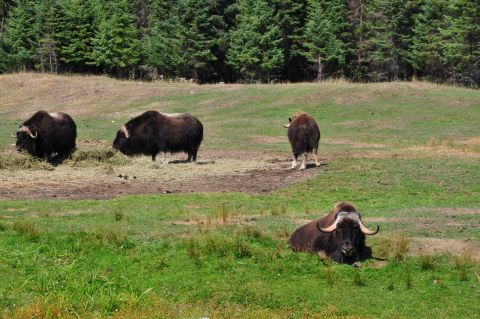
//> input picture animals.jpg, 480 x 319 px
$ ./实验二   (built with g++ and OpenCV 4)
//> lines starting //> are read from the running program, lines starting //| are printed output that depends on the picture; after the words box and inside, x2 and y2 are one past the last pixel; in counts of white or black regions, pixels touching at a corner belong together
#include<iostream>
#include <opencv2/core/core.hpp>
#include <opencv2/highgui/highgui.hpp>
#include<imgproc/imgproc.hpp>

using namespace std;
using namespace cv;

int main() {

	Mat image = cvLoadImage("animals.jpg");
//> image is the input picture: 319 rows x 480 cols, CV_8UC3; mean B, G, R 69.4, 113.6, 107.3
	Mat grayImage;
	cvtColor(image, grayImage, CV_BGR2GRAY);
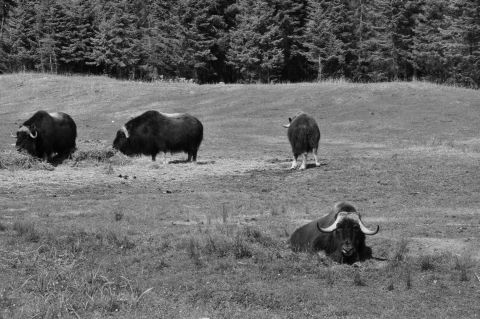
//> grayImage: 319 rows x 480 cols, CV_8UC1; min 0, max 243, mean 106.7
	//转换为二值图
	Mat binaryImage;
	threshold(grayImage, binaryImage, 90, 255, CV_THRESH_BINARY);
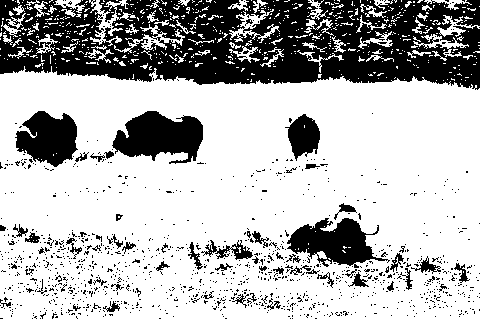
//> binaryImage: 319 rows x 480 cols, CV_8UC1; 70.5% white; 1165 black regions (1109 under 20 px), largest, box (x1, y1, x2, y2) and area: (0, 0, 480, 90) 30006, (112, 111, 203, 164) 3162, (287, 218, 390, 268) 2690

	//二值图 这里进行了像素反转，因为一般我们用255白色表示前景（物体），用0黑色表示背景
	Mat reverseBinaryImage;
	bitwise_not(binaryImage, reverseBinaryImage);
//> reverseBinaryImage: 319 rows x 480 cols, CV_8UC1; 29.5% white; 1165 white regions (1109 under 20 px)
	namedWindow("image");
	imshow("image", reverseBinaryImage);

	vector <vector<Point>>contours;
	findContours(reverseBinaryImage,
		contours,	//轮廓的数组
		CV_RETR_EXTERNAL,	//获取外轮廓
		CV_CHAIN_APPROX_NONE);	//获取每个轮廓的每个像素
//> contours = 1135 contours, 1101 with area under 20; largest, box (x1, y1, x2, y2) and area: (0, 0, 480, 90) 35463, (112, 111, 203, 164) 2997, (287, 218, 390, 268) 2575, (15, 111, 78, 167) 2288, (285, 114, 320, 161) 940
								//在白色图像上绘制黑色轮廓
	Mat result(reverseBinaryImage.size(), CV_8U, Scalar(255));
	drawContours(result, contours,
		-1,	//绘制所有轮廓
		Scalar(0),	//颜色为黑色
		2);	//轮廓线的绘制宽度为2
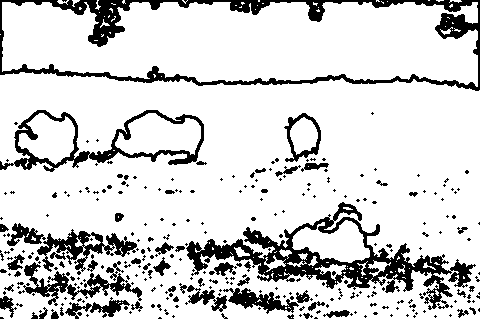
//> result: 319 rows x 480 cols, CV_8UC1; 82.9% white; 298 black regions (239 under 20 px)

	namedWindow("contours");
	imshow("contours", result);

	//移除过长或过短的轮廓
	int cmin = 100;	//最小轮廓长度
	int cmax = 1000;	//最大轮廓
	vector<vector<Point>>::const_iterator itc = contours.begin();
	while (itc != contours.end())
	{
		if (itc->size() < cmin || itc->size() > cmax)
			itc = contours.erase(itc);
		else
			++itc;
	}
//> after the loop, contours = 5 contours; box (x1, y1, x2, y2) and area: (112, 111, 203, 164) 2997, (287, 218, 390, 268) 2575, (15, 111, 78, 167) 2288, (285, 114, 320, 161) 940, (201, 240, 253, 260) 312

	//在白色图像上绘制黑色轮廓
	Mat result_erase(binaryImage.size(), CV_8U, Scalar(255));
	drawContours(result_erase, contours,
		-1,	//绘制所有轮廓
		Scalar(0),	//颜色为黑色
		2);	//轮廓线的绘制宽度为2
//> result_erase: 319 rows x 480 cols, CV_8UC1; 97.2% white; 5 black regions, box (x1, y1, x2, y2) and area: (286, 217, 391, 269) 1231, (111, 110, 204, 165) 1105, (14, 110, 79, 168) 841, (200, 239, 254, 261) 615, (284, 113, 321, 162) 457

			//namedWindow("contours_erase");
			//imshow("contours_erase", result_erase);

			//测试包围盒
	Rect r0 = boundingRect(Mat(contours[0]));
//> r0 = Rect(201, 240, 52, 20)
	rectangle(result_erase, r0, Scalar(128), 2);
	Rect r1 = boundingRect(Mat(contours[1]));
//> r1 = Rect(287, 218, 103, 50)
	rectangle(result_erase, r1, Scalar(128), 2);

	//测试最小包围圆
	float radius;
	Point2f center;
	minEnclosingCircle(Mat(contours[2]), center, radius);
//> center = Point(300.5, 137); radius = 23.44
	circle(result_erase, Point(center), static_cast<int>(radius), Scalar(128), 2);
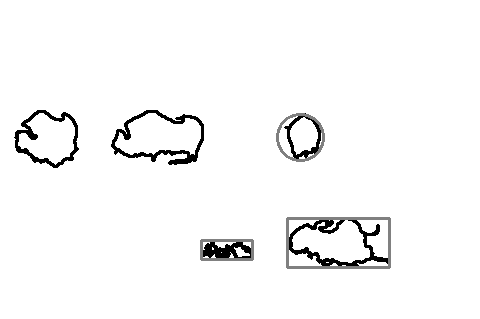
//> result_erase: 319 rows x 480 cols, CV_8UC1; min 0, max 255, mean 247

	//测试多边形近似
	vector <Point> poly;
	approxPolyDP(Mat(contours[3]),
		poly,
		5,	//近似的精确度
		true);	//这是个闭合形状
//> poly = contour of 18 points, box (x1, y1, x2, y2) (112, 111, 203, 164), area 2900

				//遍历每个片段进行绘制
	vector<Point>::const_iterator itp = poly.begin();
	while (itp != (poly.end() - 1))
	{
		line(result_erase, *itp, *(itp + 1), Scalar(128), 2);
		++itp;
	}
//> this loop made 17 passes
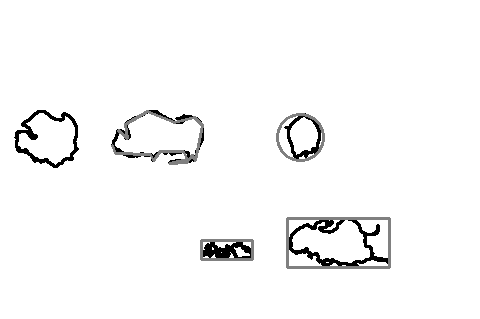
//> result_erase: 319 rows x 480 cols, CV_8UC1; 0.54% of pixels changed, all inside (x1, y1, x2, y2) = (111, 110, 204, 165)

	//首尾用直线相连
	line(result_erase, *(poly.begin()), *(poly.end() - 1), Scalar(128), 2);
//> result_erase: 319 rows x 480 cols, CV_8UC1; 37 pixels changed, all inside (x1, y1, x2, y2) = (111, 132, 119, 145)

	//凸包是另一种多边形近似,计算凸包
	vector <Point> hull;
	convexHull(Mat(contours[4]), hull);
//> hull = contour of 20 points, box (x1, y1, x2, y2) (15, 111, 78, 167), area 2658

	vector<Point>::const_iterator ith = hull.begin();
	while (ith != (hull.end() - 1))
	{
		line(result_erase, *ith, *(ith + 1), Scalar(128), 2);
		++ith;
	}
//> this loop made 19 passes
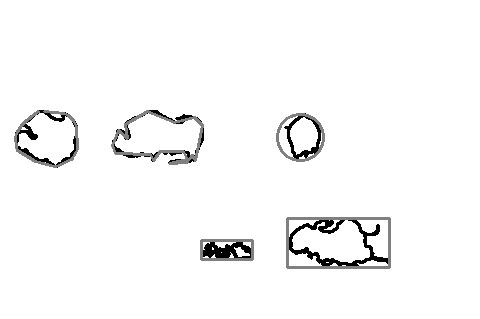
//> result_erase: 319 rows x 480 cols, CV_8UC1; min 0, max 255, mean 247.6
	line(result_erase, *(hull.begin()), *(hull.end() - 1), Scalar(128), 2);
//> result_erase: 319 rows x 480 cols, CV_8UC1; 12 pixels changed, all inside (x1, y1, x2, y2) = (39, 110, 44, 113)

	//另一种强大的描述符力矩
	//测试力矩
	//遍历所有轮廓
	itc = contours.begin();
	while (itc != contours.end())
	{
		//计算所有的力矩
		Moments mom = moments(Mat(*itc++));
		//绘制质心
		circle(result_erase,
			Point(mom.m10 / mom.m00, mom.m01 / mom.m00),	//质心坐标转换为整数
			2,
			Scalar(0),
			2);	//绘制黑点
	}
//> this loop made 5 passes
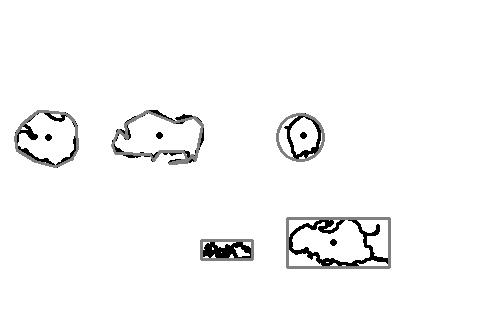
//> result_erase: 319 rows x 480 cols, CV_8UC1; min 0, max 255, mean 247.3

	namedWindow("contours_erase");
	imshow("contours_erase", result_erase);
	waitKey(0);
	return 0;
}

$ run again, with 1.jpg copied over animals.jpg
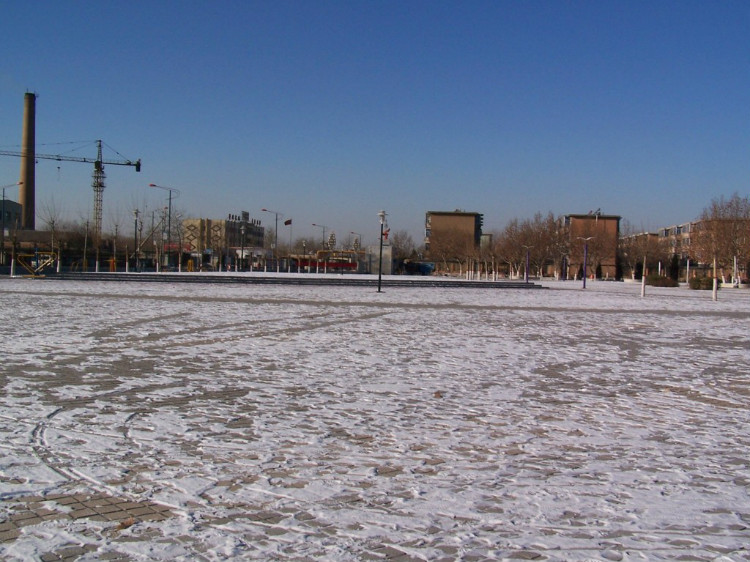
//> input picture 1.jpg, 750 x 562 px
//> image is the input picture: 562 rows x 750 cols, CV_8UC3; mean B, G, R 143.3, 124.4, 116.6
//> `threshold(grayImage, binaryImage, 90, 255, CV_THRESH_BINARY);`:
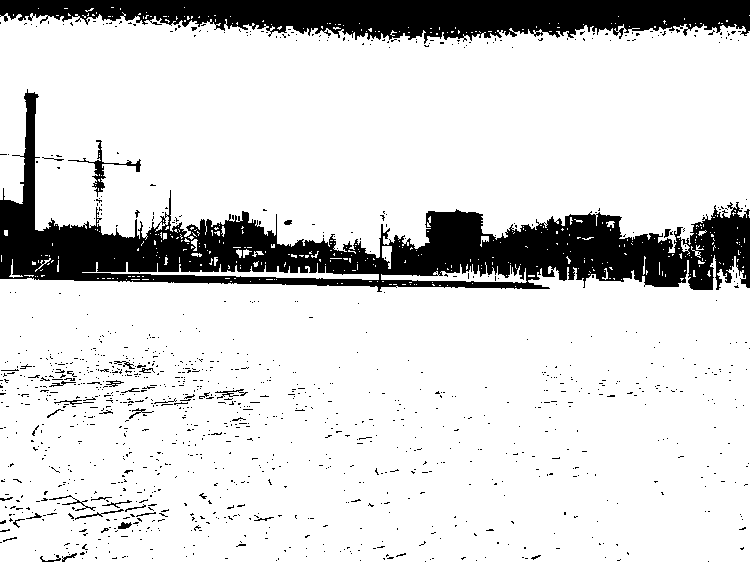
//> binaryImage: 562 rows x 750 cols, CV_8UC1; 84.6% white; 1170 black regions (1129 under 20 px), largest, box (x1, y1, x2, y2) and area: (0, 89, 750, 292) 38497, (0, 0, 750, 44) 21104, (68, 140, 141, 197) 456
//> reverseBinaryImage: 562 rows x 750 cols, CV_8UC1; 15.4% white; 1170 white regions (1129 under 20 px)
//> `findContours(reverseBinaryImage, contours, CV_RETR_EXTERNAL, CV_CHAIN_..`: contours = 1160 contours, 1146 with area under 20; largest, box (x1, y1, x2, y2) and area: (0, 89, 750, 292) 41252, (0, 0, 750, 44) 20404, (68, 140, 141, 197) 312, (118, 522, 132, 529) 46, (75, 509, 124, 520) 39
//> result: 562 rows x 750 cols, CV_8UC1; 92% white; 626 black regions (483 under 20 px)
//> after the loop `while (itc != contours.end())`: contours = 4 contours; box (x1, y1, x2, y2) and area: (68, 140, 141, 197) 312, (75, 509, 124, 520) 39, (49, 495, 96, 511) 34, (215, 389, 248, 399) 26
//> r0 = Rect(75, 509, 49, 11)
//> r1 = Rect(49, 495, 47, 16)
//> center = Point(231, 392); radius = 16
//> poly = contour of 11 points, box (x1, y1, x2, y2) (68, 140, 141, 197), area 418
//> the loop `while (itp != (poly.end() - 1))` made 10 passes
//> hull = 4 Points (x, y): [33440, 0], [-1977518608, 22058], [-1980240288, 22058], [-1, -1]
//> the loop `while (ith != (hull.end() - 1))` made 3 passes
//> after the loop `while (ith != (hull.end() - 1))`:
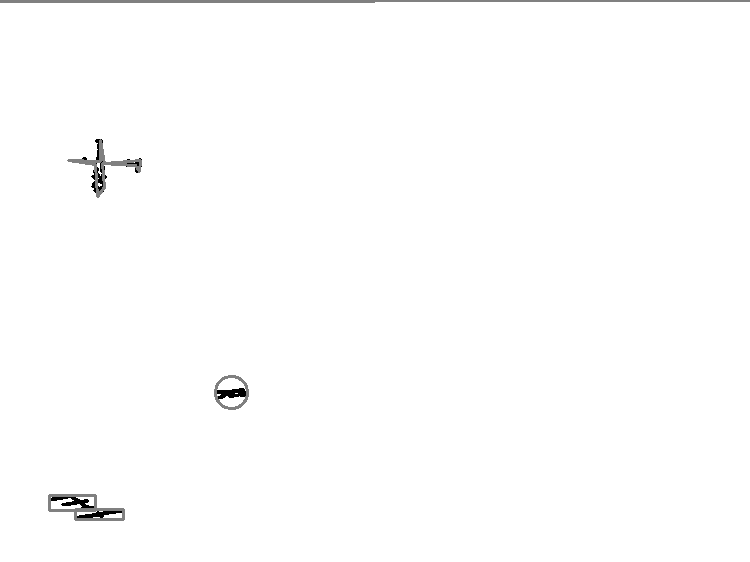
//> result_erase: 562 rows x 750 cols, CV_8UC1; min 0, max 255, mean 253.4
//> the loop `while (itc != contours.end())` made 4 passes

$ run again, with 2.jpg copied over animals.jpg
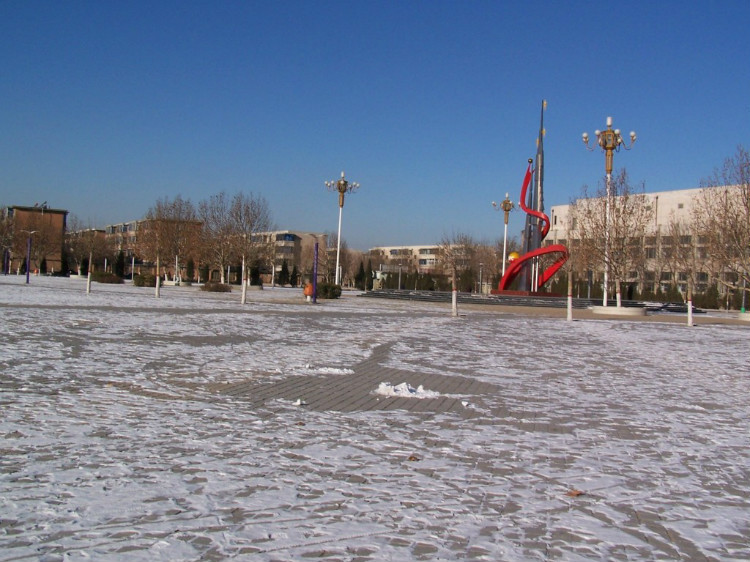
//> input picture 2.jpg, 750 x 562 px
//> image is the input picture: 562 rows x 750 cols, CV_8UC3; mean B, G, R 146.1, 126.2, 116
//> `threshold(grayImage, binaryImage, 90, 255, CV_THRESH_BINARY);`:
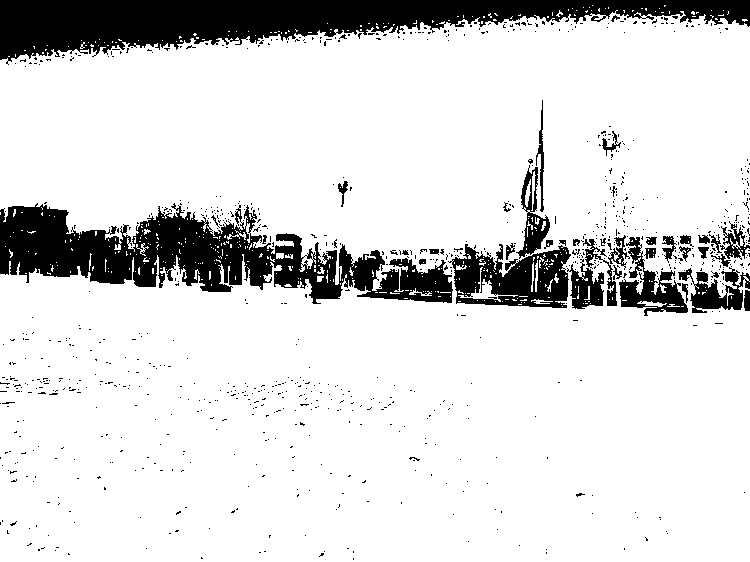
//> binaryImage: 562 rows x 750 cols, CV_8UC1; 85.6% white; 910 black regions (870 under 20 px), largest, box (x1, y1, x2, y2) and area: (0, 0, 750, 65) 23911, (0, 203, 453, 304) 20690, (448, 244, 571, 308) 4783
//> reverseBinaryImage: 562 rows x 750 cols, CV_8UC1; 14.4% white; 910 white regions (870 under 20 px)
//> `findContours(reverseBinaryImage, contours, CV_RETR_EXTERNAL, CV_CHAIN_..`: contours = 910 contours, 880 with area under 20; largest, box (x1, y1, x2, y2) and area: (0, 0, 750, 65) 23220, (0, 203, 453, 304) 20525, (448, 244, 571, 308) 5359, (619, 237, 688, 316) 1978, (678, 267, 750, 313) 1355
//> result: 562 rows x 750 cols, CV_8UC1; 91.6% white; 418 black regions (345 under 20 px)
//> after the loop `while (itc != contours.end())`: contours = 10 contours; largest, box (x1, y1, x2, y2) and area: (448, 244, 571, 308) 5359, (619, 237, 688, 316) 1978, (678, 267, 750, 313) 1355, (516, 165, 550, 259) 1250, (567, 259, 604, 309) 950
//> r0 = Rect(678, 267, 72, 46)
//> r1 = Rect(567, 259, 37, 50)
//> center = Point(510.1, 276.1); radius = 63.89
//> poly = contour of 18 points, box (x1, y1, x2, y2) (583, 239, 617, 306), area 452
//> the loop `while (itp != (poly.end() - 1))` made 17 passes
//> hull = contour of 15 points, box (x1, y1, x2, y2) (619, 237, 688, 316), area 3668
//> the loop `while (ith != (hull.end() - 1))` made 14 passes
//> the loop `while (itc != contours.end())` made 10 passes
//> after the loop `while (itc != contours.end())`:
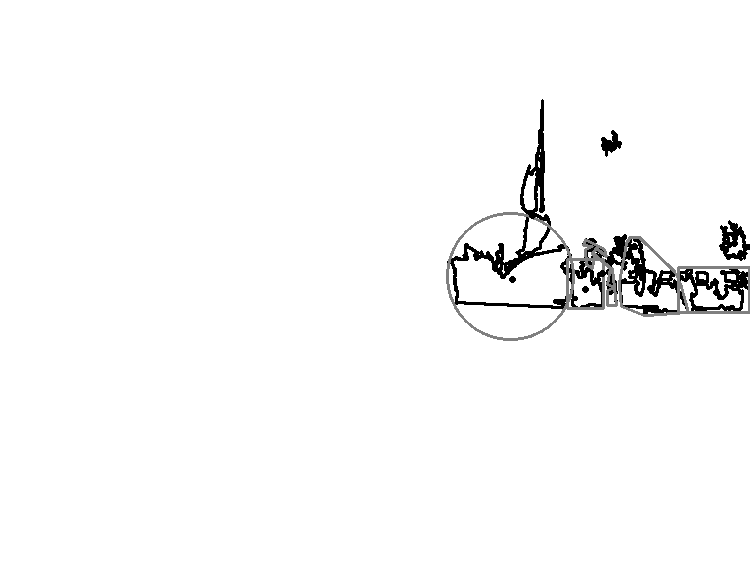
//> result_erase: 562 rows x 750 cols, CV_8UC1; min 0, max 255, mean 249.3

$ run again, with 3.jpg copied over animals.jpg
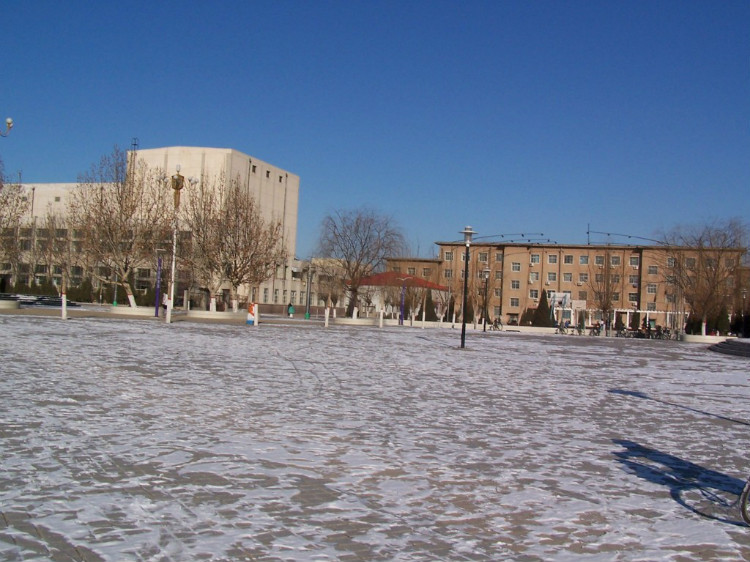
//> input picture 3.jpg, 750 x 562 px
//> image is the input picture: 562 rows x 750 cols, CV_8UC3; mean B, G, R 143.2, 122.7, 112.6
//> binaryImage: 562 rows x 750 cols, CV_8UC1; 81.1% white; 940 black regions (877 under 20 px), largest, box (x1, y1, x2, y2) and area: (0, 0, 750, 99) 44690, (470, 232, 750, 338) 8030, (0, 217, 174, 317) 7534
//> reverseBinaryImage: 562 rows x 750 cols, CV_8UC1; 18.9% white; 940 white regions (877 under 20 px)
//> `findContours(reverseBinaryImage, contours, CV_RETR_EXTERNAL, CV_CHAIN_..`: contours = 928 contours, 888 with area under 20; largest, box (x1, y1, x2, y2) and area: (0, 0, 750, 99) 43970, (470, 232, 750, 338) 7719, (0, 217, 174, 317) 7581, (611, 439, 750, 528) 5044, (318, 235, 449, 325) 2608
//> result: 562 rows x 750 cols, CV_8UC1; 89.4% white; 263 black regions (191 under 20 px)
//> after the loop `while (itc != contours.end())`: contours = 10 contours; largest, box (x1, y1, x2, y2) and area: (611, 439, 750, 528) 5044, (173, 231, 211, 311) 1069, (193, 210, 266, 289) 1011, (611, 310, 684, 343) 968, (519, 289, 575, 332) 734
//> r0 = Rect(611, 439, 139, 89)
//> r1 = Rect(700, 339, 50, 20)
//> center = Point(647.6, 330.2); radius = 36.99
//> poly = 7 Points (x, y): [451, 295], [448, 313], [441, 297], [441, 311], [447, 306], [443, 321], [452, 318]
//> the loop `while (itp != (poly.end() - 1))` made 6 passes
//> hull = contour of 11 points, box (x1, y1, x2, y2) (519, 289, 575, 332), area 1256
//> the loop `while (ith != (hull.end() - 1))` made 10 passes
//> the loop `while (itc != contours.end())` made 10 passes
//> after the loop `while (itc != contours.end())`:
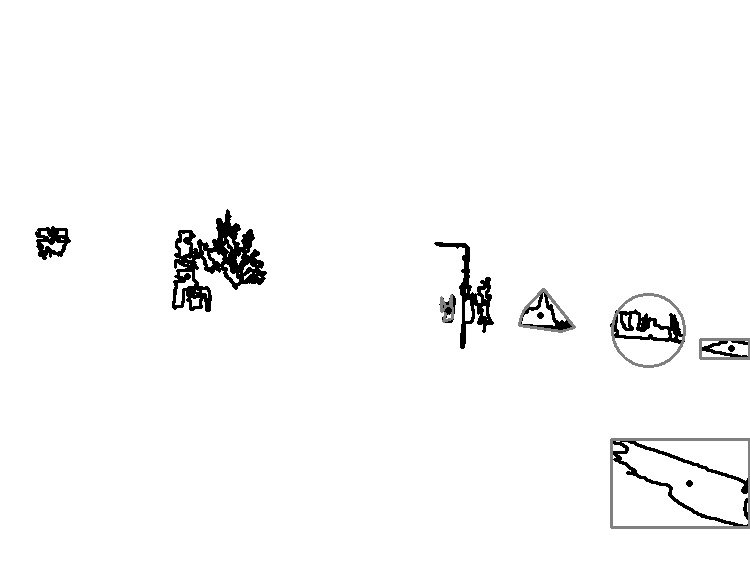
//> result_erase: 562 rows x 750 cols, CV_8UC1; min 0, max 255, mean 248.6
